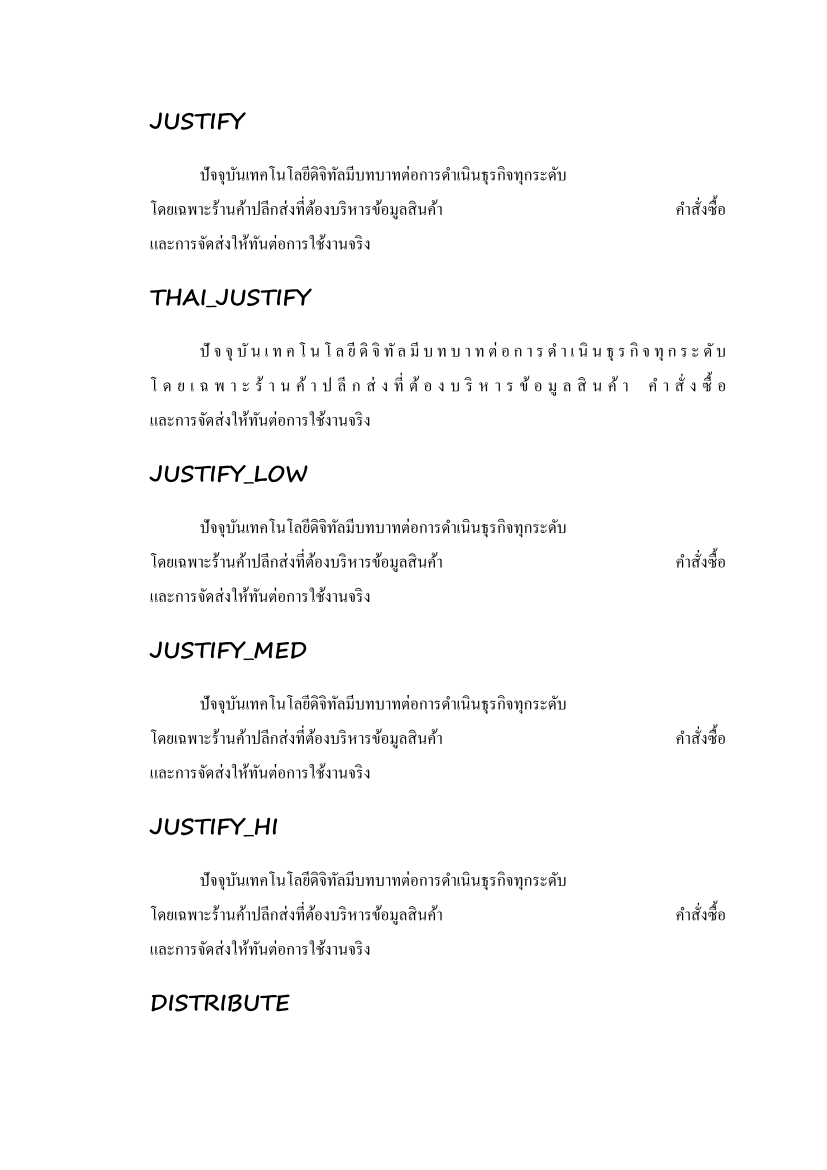

This figure's Python source:
from docx import Document
from docx.enum.text import WD_ALIGN_PARAGRAPH
from docx.oxml import OxmlElement
from docx.oxml.ns import qn
from docx.shared import Cm, Pt


FONT = "TH Sarabun PSK"
TEXT = "ปัจจุบันเทคโนโลยีดิจิทัลมีบทบาทต่อการดำเนินธุรกิจทุกระดับ โดยเฉพาะร้านค้าปลีกส่งที่ต้องบริหารข้อมูลสินค้า คำสั่งซื้อ และการจัดส่งให้ทันต่อการใช้งานจริง"


def set_font(run):
    run.font.name = FONT
    run.font.size = Pt(16)
    rpr = run._element.get_or_add_rPr()
    fonts = rpr.rFonts or OxmlElement("w:rFonts")
    if fonts.getparent() is None:
        rpr.insert(0, fonts)
    for attr in ("ascii", "hAnsi", "eastAsia", "cs"):
        fonts.set(qn(f"w:{attr}"), FONT)


doc = Document()
section = doc.sections[0]
section.page_width = Cm(21)
section.page_height = Cm(29.7)
section.left_margin = Cm(3.81)
section.right_margin = Cm(2.54)
section.top_margin = Cm(2.54)
section.bottom_margin = Cm(2.54)

for label, mode in (
    ("JUSTIFY", WD_ALIGN_PARAGRAPH.JUSTIFY),
    ("THAI_JUSTIFY", WD_ALIGN_PARAGRAPH.THAI_JUSTIFY),
    ("JUSTIFY_LOW", WD_ALIGN_PARAGRAPH.JUSTIFY_LOW),
    ("JUSTIFY_MED", WD_ALIGN_PARAGRAPH.JUSTIFY_MED),
    ("JUSTIFY_HI", WD_ALIGN_PARAGRAPH.JUSTIFY_HI),
    ("DISTRIBUTE", WD_ALIGN_PARAGRAPH.DISTRIBUTE),
    ("LEFT", WD_ALIGN_PARAGRAPH.LEFT),
):
    h = doc.add_paragraph()
    h.add_run(label).bold = True
    for run in h.runs:
        set_font(run)
    p = doc.add_paragraph()
    p.alignment = mode
    p.paragraph_format.first_line_indent = Cm(1.27)
    p.add_run(TEXT)
    for run in p.runs:
        set_font(run)

for label, text in (
    ("JUSTIFY_WITH_NBSP", TEXT.replace(" ", "\u00A0")),
    ("JUSTIFY_WITH_ZWSP", TEXT.replace(" ", "\u200B")),
    ("JUSTIFY_WITHOUT_SPACES", TEXT.replace(" ", "")),
):
    h = doc.add_paragraph()
    h.add_run(label).bold = True
    for run in h.runs:
        set_font(run)
    p = doc.add_paragraph()
    p.alignment = WD_ALIGN_PARAGRAPH.JUSTIFY
    p.paragraph_format.first_line_indent = Cm(1.27)
    p.add_run(text)
    for run in p.runs:
        set_font(run)

doc.save("tmp/justify_mode_probe.docx")
